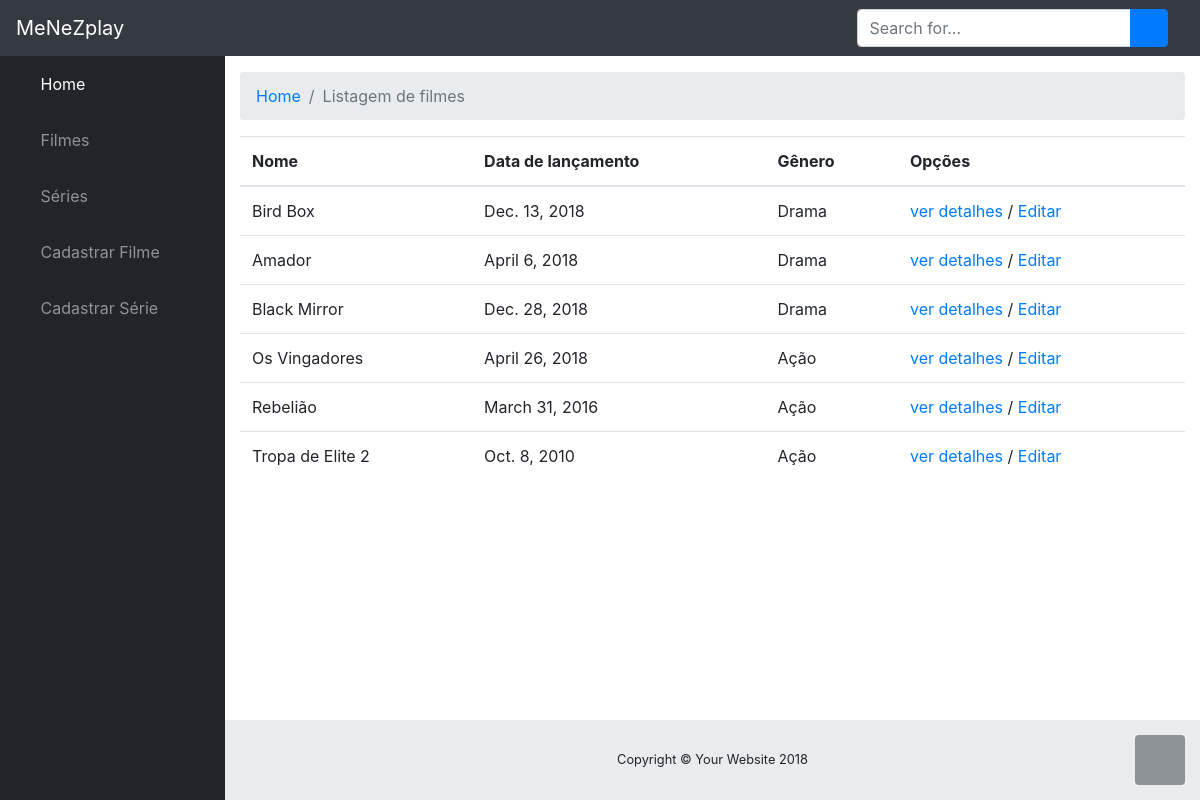
/filmes/filme/, run on an earlier commit of the app's database.
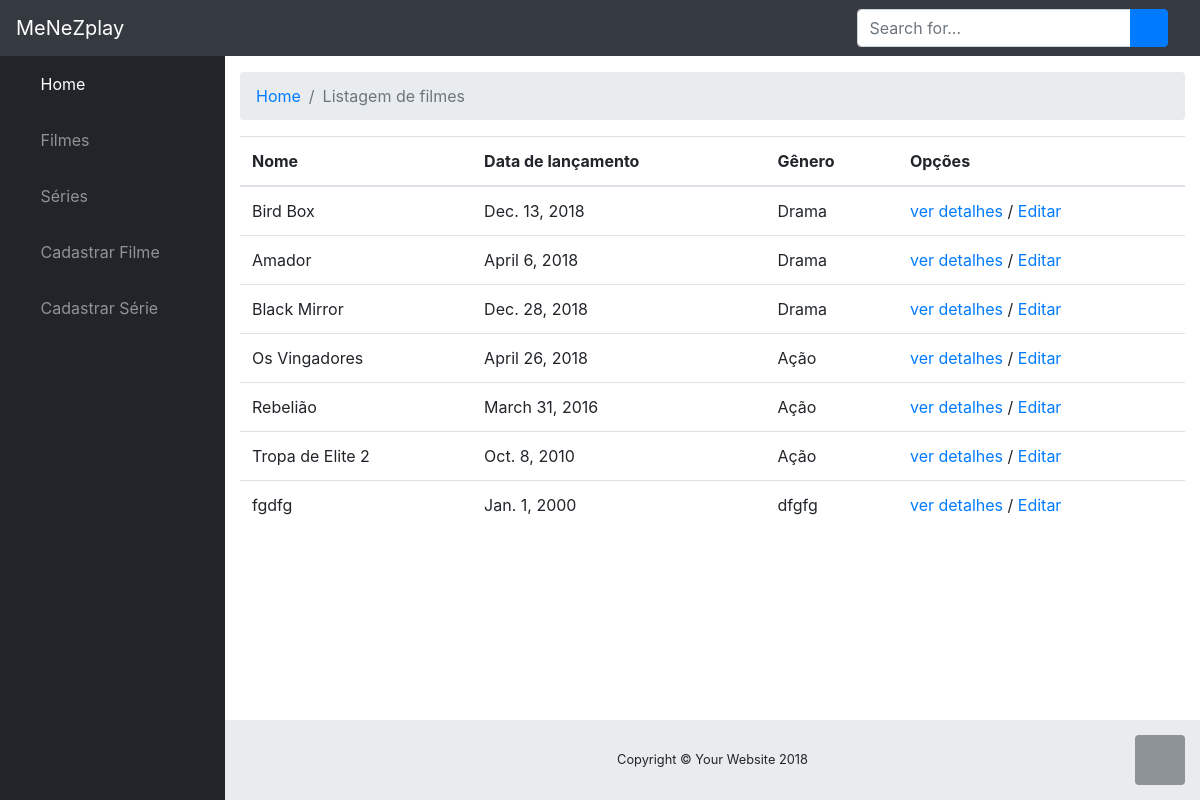
And on a later commit of the database.
### filmes/models.py (models this page shows)
class Filme(models.Model):
    nome = models.CharField(max_length=50)
    dt_lancamento = models.DateField()
    sinopse = models.CharField(max_length=700)
    genero = models.CharField(max_length=20)

### filmes/views.py (the view)
# urls.py: path('filme/',views.filme_list),
def filme_list(request):
    filmes = Filme.objects.all()
    return render(request,'filme/list.html',{'filmes':filmes})

### filmes/templates/filme/list.html
{% extends "base.html" %} {% load static %} {% block content %}
<ol class="breadcrumb">
    <li class="breadcrumb-item">
        <a href="/filmes/">Home</a>
    </li>
    <li class="breadcrumb-item active">Listagem de filmes</li>
</ol>
<div class="row">
    <div class="container">
        <table class="table">
            <thead>
                <th>Nome</th>
                <th>Data de lançamento</th>
                <th>Gênero</th>
                <th>Opções</th>
            </thead>
            <tbody>
                {% for filme in filmes %}
                <tr>
                    <td>{{filme.nome}}</td>
                    <td>{{filme.dt_lancamento}}</td>
                    <td>{{filme.genero}}</td>
                    <td>
                        <a href="/filmes/filme/{{filme.id}}/">ver detalhes</a> /
                        <a href="/filmes/filme/{{filme.id}}/edit/">Editar</a>
                    </td>
                </tr>
                {% endfor %}
            </tbody>
        </table>
    </div>
</div>
{% endblock %}

What changed in the data, as far as the page shows it:
added Filme: nome "fgdfg", dt_lancamento "Jan. 1, 2000", genero "dfgfg"
